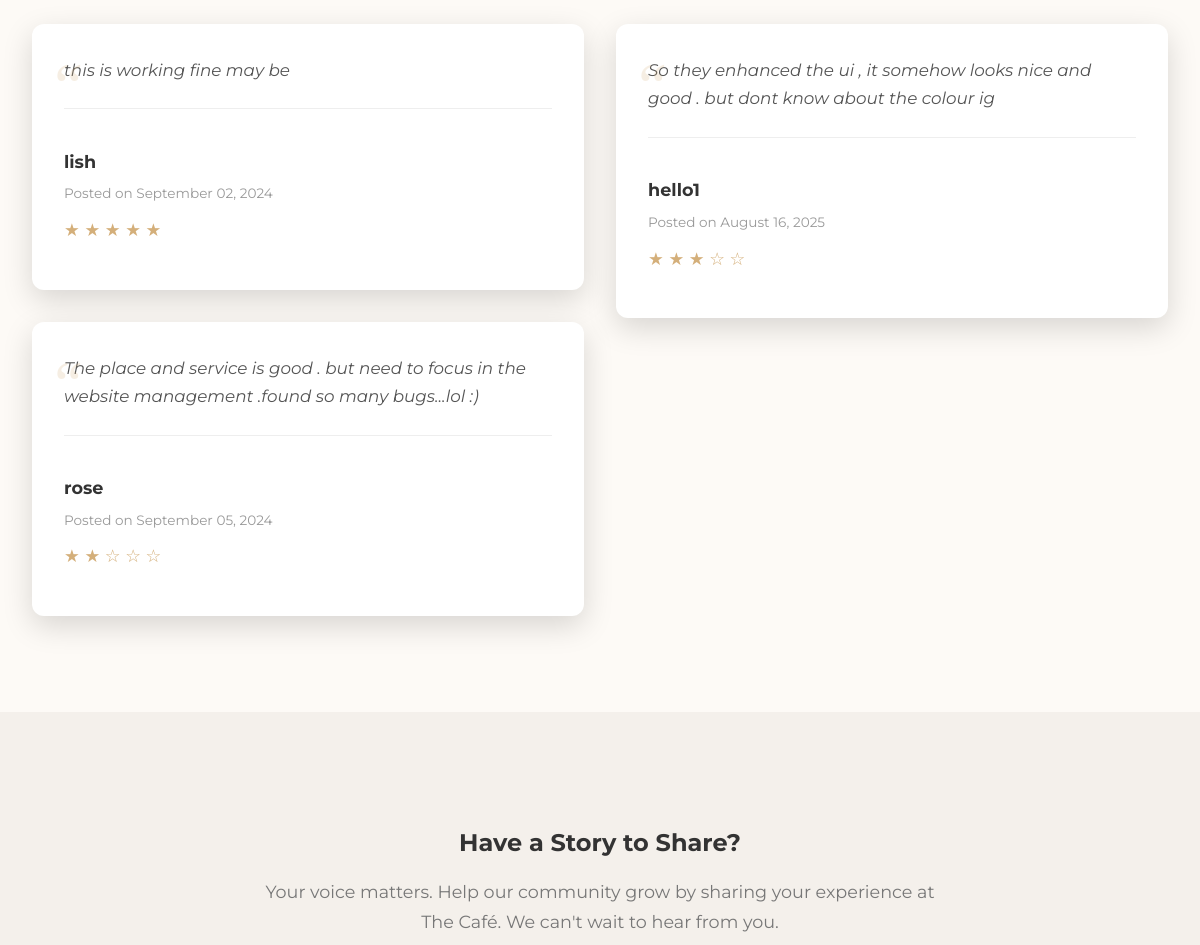
The page /feedbacks/ (signed in, middle part) on the database as committed earlier.
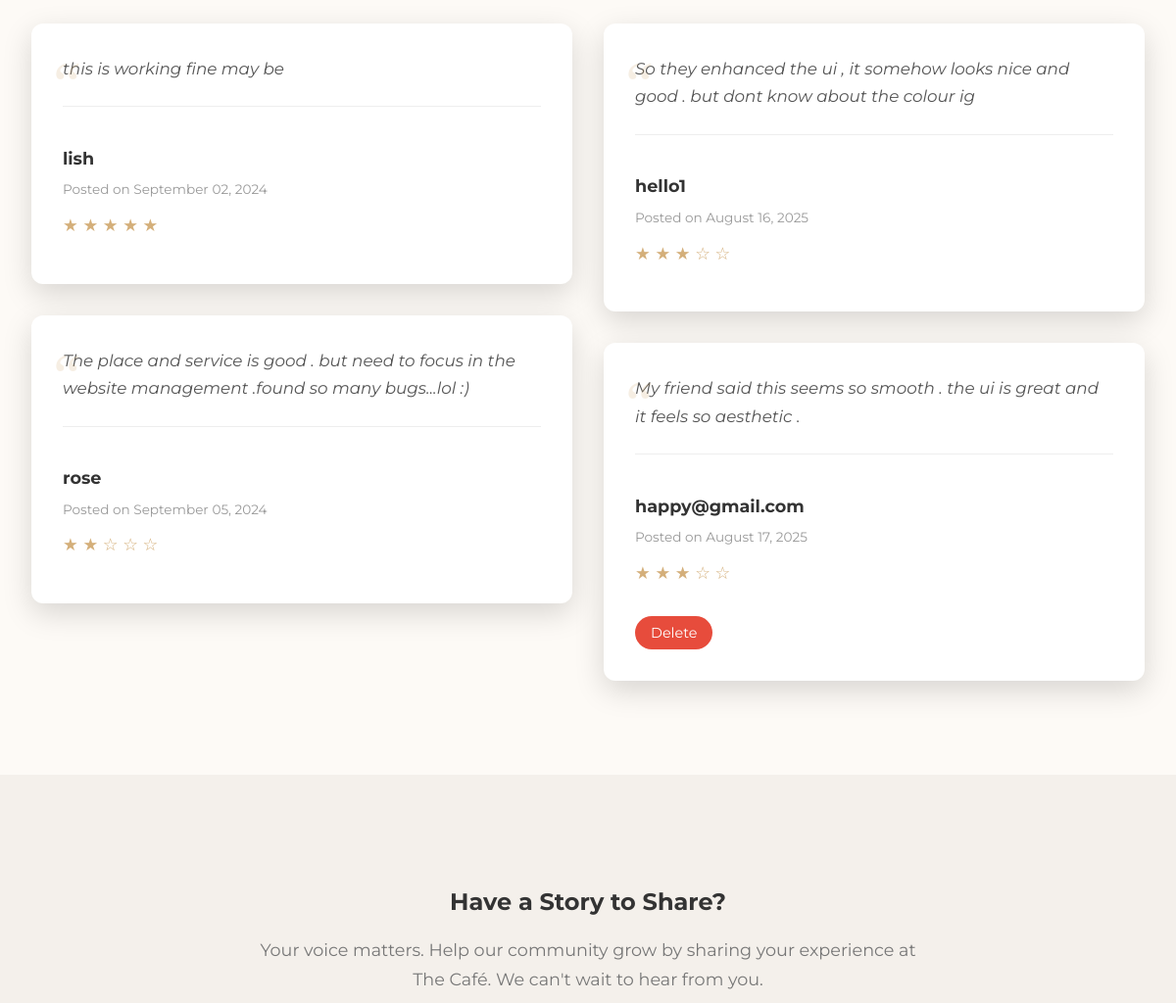
The same page on the database as committed later.
### core/models.py (models this page shows, shortened)
class Feedback(models.Model):
    user = models.ForeignKey(User, on_delete=models.CASCADE, related_name='core_feedbacks')
    feedback_text = models.TextField()
    image = models.ImageField(upload_to='feedback_images/', blank=True, null=True)
    created_at = models.DateTimeField(auto_now_add=True)
    rating = models.IntegerField(default=0)

### core/views.py (the view)
# urls.py: path('feedbacks/', views.feedbacks, name='feedbacks'),
def feedbacks(request):
    feedbacks = Feedback.objects.all()
    return render(request, 'core/feedbacks.html', {'feedbacks': feedbacks})

### core/templates/core/feedbacks.html (shortened to what this page needs)
{% load static %}
<!DOCTYPE html>
<html lang="en">
<head>
</head>
<body>
    {% include 'core/navbar.html' %}
    <main>
        <section class="feedbacks-section">
            {% if feedbacks %}
            <div class="feedbacks-grid">
                {% for feedback in feedbacks %}
                <div class="feedback-card">
                    <p class="feedback-text">{{ feedback.feedback_text }}</p>
                    <div class="feedback-author-info">
                        <p class="feedback-author">{{ feedback.user.username }}</p>
                        <p class="feedback-date">Posted on {{ feedback.created_at|date:"F d, Y" }}</p>
                        <p class="feedback-rating">
                            {% for i in "12345" %}
                                {% if forloop.counter <= feedback.rating %}★{% else %}☆{% endif %}
                            {% endfor %}
                        </p>
                        {% if user == feedback.user %}
                        <a href="{% url 'delete_feedback' feedback.id %}" class="btn-danger">Delete</a>
                        {% endif %}
                    </div>
                </div>
                {% endfor %}
            </div>
            {% else %}
            <p>No feedbacks have been shared yet. Be the first to tell us about your experience!</p>
            {% endif %}
        </section>
        <section class="cta-section">
            <div class="cta-content">
                <h2>Have a Story to Share?</h2>
                <p class="section-subtitle">Your voice matters. Help our community grow by sharing your experience at The Café. We can't wait to hear from you.</p>
            </div>
        </section>
    </main>
    {% include 'core/footer.html' %}
</body>
</html>

Rows that differ between the two databases and show on the page:
added Feedback: feedback_text "My friend said this seems so smooth . the ui is great and it feels so aesthetic .", user.username "happy@gmail.com", created_at "August 17, 2025", rating 3 (drawn), shows "Delete"
